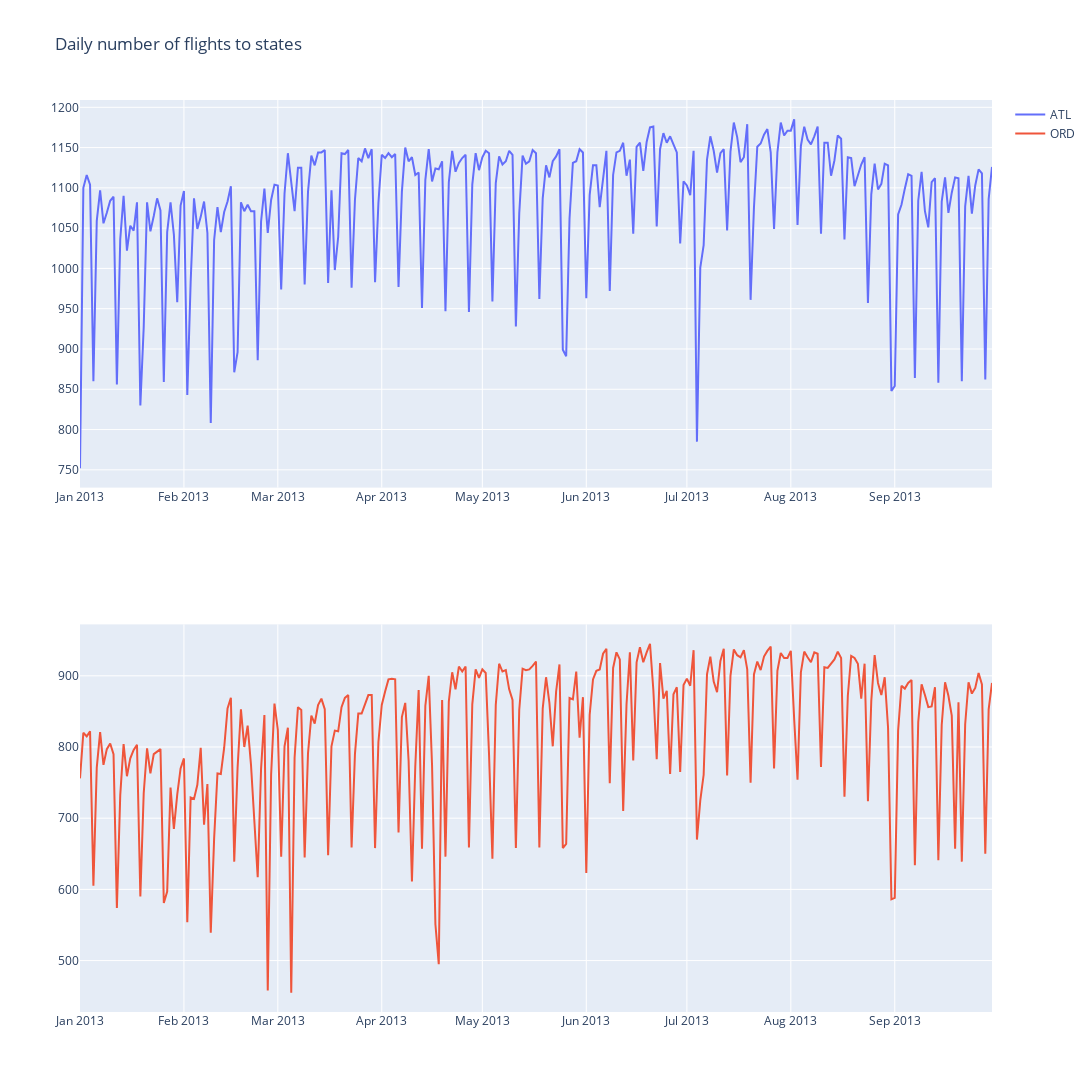

Notebook cell for this chart:
### Code cell
dest_airports = ['ATL', 'ORD']
facet_plot_over_interval(flights_df, 1, 9, 1, 31, dest_airports, "Dest")

### Figure 1 — Plotly figure (JSON) as saved in the notebook; plotly's stock layout.template omitted (floating-point values rounded to 4 significant figures; data arrays with more than 128 entries replaced by an {"elided": "..."} marker saying what was removed)
{"data": [{"name": "ATL", "type": "scatter", "x": {"elided": "273 str values"}, "xaxis": "x", "y": {"elided": "273 int values"}, "yaxis": "y"}, {"name": "ORD", "type": "scatter", "x": {"elided": "273 str values"}, "xaxis": "x2", "y": {"elided": "273 int values"}, "yaxis": "y2"}], "layout": {"height": 1100, "title": {"text": "Daily number of flights to states"}, "width": 1200, "xaxis": {"anchor": "y", "domain": [0, 1]}, "xaxis2": {"anchor": "y2", "domain": [0, 1]}, "yaxis": {"anchor": "x", "domain": [0.575, 1]}, "yaxis2": {"anchor": "x2", "domain": [0, 0.425]}}}
